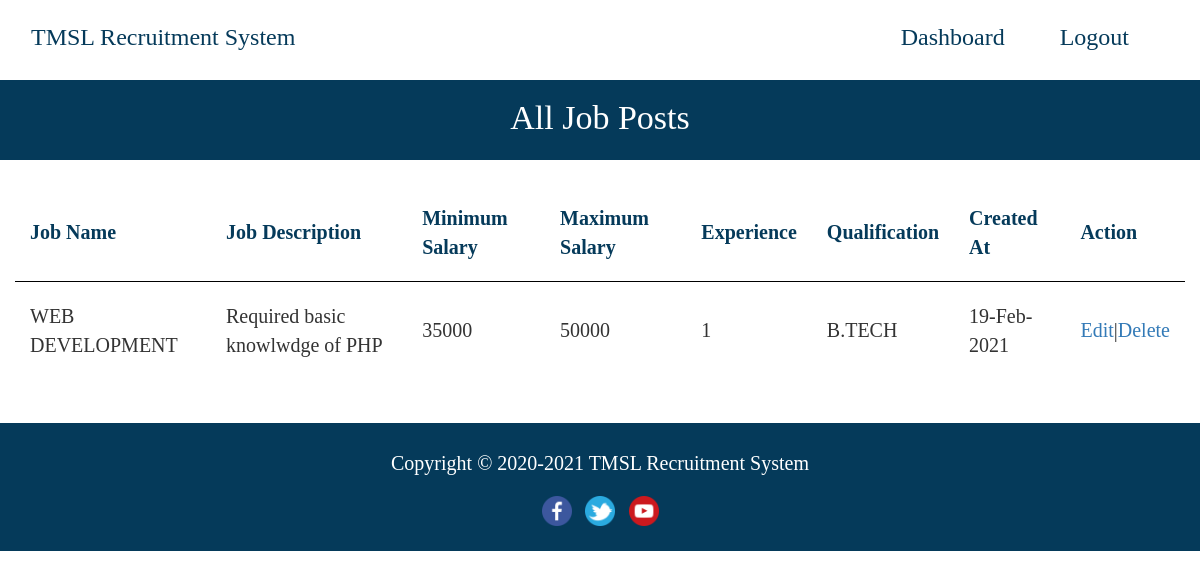
Screenshot of /company/view-job-post.php (signed in) with the database file from the repository.
### tables this page shows
CREATE TABLE `job_post` (
  `id_jobpost` int(11) NOT NULL,
  `id_company` int(11) NOT NULL,
  `jobtitle` varchar(255) NOT NULL,
  `description` text NOT NULL,
  `minimumsalary` varchar(255) NOT NULL,
  `maximumsalary` varchar(255) NOT NULL,
  `experience` varchar(255) NOT NULL,
  `qualification` varchar(255) NOT NULL,
  `createdAt` timestamp NOT NULL DEFAULT CURRENT_TIMESTAMP
);

### company/view-job-post.php (the view, shortened to what this page needs)
<?php
require_once("../db.php");
?>
<!DOCTYPE html>
<html lang="en">
  <head>
    <link rel="stylesheet" href="https://maxcdn.bootstrapcdn.com/bootstrap/3.3.7/css/bootstrap.min.css">
  </head>
  <body>
   <font face="calibri">
    <section>
    <div class="container">
      <div class="row">
        <header>
          <nav class="navbar navbar-default" style="margin-bottom: 0; height: 80px; background-color: white; border-color: transparent;">
            <div class="container-fluid">
              <div class="navbar-header">
                <a class="navbar-brand" style="font-size: 24px; color: #053a5a; line-height: 42px;" href="../index.php">TMSL Recruitment System</a>
              </div>
              <div class="collapse navbar-collapse" id="bs-example-navbar-collapse-1">
                <ul class="nav navbar-nav navbar-right">
                  <li style="padding-right: 25px;"><a href="dashboard.php" style="font-size: 24px; color: #053a5a; line-height: 42px;">Dashboard</a></li>
                  <li style="padding-right: 25px;"><a href="../logout.php" style="font-size: 24px; color: #053a5a; line-height: 42px;">Logout</a></li>
                </ul>
              </div>
            </div>
          </nav>
        </header>
      </div>
    </div>
  </section>
  <div style="background-color: #053a5a; height: 80px;">
    <p style="font-size: 34px; color: white; text-align: center; line-height: 75px;">All Job Posts</p>
  </div>
  <br>
  <br>
    <div class="container">
      <div class="row" align="center">
            <table style="width: 100%;">
              <thead align="center">
                <th style="font-size: 20px; color: #053a5a; padding-right: 15px; padding-left: 15px;">Job Name</th>
                <th style="font-size: 20px; color: #053a5a; padding-right: 15px; padding-left: 15px;">Job Description</th>
                <th style="font-size: 20px; color: #053a5a; padding-right: 15px; padding-left: 15px;">Minimum Salary</th>
                <th style="font-size: 20px; color: #053a5a; padding-right: 15px; padding-left: 15px;">Maximum Salary</th>
                <th style="font-size: 20px; color: #053a5a; padding-right: 15px; padding-left: 15px;">Experience</th>
                <th style="font-size: 20px; color: #053a5a; padding-right: 15px; padding-left: 15px;">Qualification</th>
                <th style="font-size: 20px; color: #053a5a; padding-right: 15px; padding-left: 15px;">Created At</th>
                <th style="font-size: 20px; color: #053a5a; padding-right: 15px; padding-left: 15px;">Action</th>
              </thead>
              <tr>
                <td colspan="8"><hr style="border-color: black;"></td>
              </tr>
              <tbody>
                <?php
                  $sql = "SELECT * FROM job_post WHERE id_company='$_SESSION[id_user]'";
                  $result = $conn->query($sql);
                  if($result->num_rows > 0) {
                    while($row = $result->fetch_assoc())
                    {
                     ?>
                      <tr>
                        <td style="font-size: 20px; padding-right: 15px; padding-left: 15px;"><?php echo $row['jobtitle']; ?></td>
                        <td style="font-size: 20px; padding-right: 15px; padding-left: 15px;"><?php echo $row['description']; ?></td>
                        <td style="font-size: 20px; padding-right: 15px; padding-left: 15px;"><?php echo $row['minimumsalary']; ?></td>
                        <td style="font-size: 20px; padding-right: 15px; padding-left: 15px;"><?php echo $row['maximumsalary']; ?></td>
                        <td style="font-size: 20px; padding-right: 15px; padding-left: 15px;"><?php echo $row['experience']; ?></td>
                        <td style="font-size: 20px; padding-right: 15px; padding-left: 15px;"><?php echo $row['qualification']; ?></td>
                        <td style="font-size: 20px; padding-right: 15px; padding-left: 15px;"><?php echo date("d-M-Y", strtotime($row['createdAt'])); ?></td>
                        <td style="font-size: 20px; padding-right: 15px; padding-left: 15px;"><a href="edit-job-post.php?id=<?php echo $row['id_jobpost']; ?>">Edit</a>|<a href="delete-job-post.php?id=<?php echo $row['id_jobpost']; ?>">Delete</a></td>
                      </tr>
                      <tr>
                        <td colspan="8"><br></td>
                      </tr>
                     <?php
                    }
                  }
                ?>
              </tbody>
            </table>
          </div>
        </div>
    <br><br>
            <footer id="footer" style="background-color: #053a5a; height: 80px;">
    <p style="color:white; font-size: 20px; line-height: 80px; text-align: center;">
    Copyright &copy; 2020-2021 <a href="index.php" style="color:white;">TMSL Recruitment System </a>
    </p>
    <div align="center" style="background-color: #053a5a; margin-top: -1.4%; height: 55px;">
    <a href="https://www.facebook.com/tigkolkata" target="_blank"><img src="../img/facebook.png" style="width: 30px; height: 30px; margin-left: 5px; margin-right: 5px;" /></a>
    <a href="https://twitter.com/tiukolkata" target="_blank"><img src="../img/twitter.png" style="width: 30px; height: 30px; margin-left: 5px; margin-right: 5px;" /></a>
    <a href="https://www.youtube.com/user/technoindiagroup" target="_blank"><img src="../img/youtube.png" style="width: 30px; height: 30px; margin-left: 5px; margin-right: 5px;" /></a>
    </div>
  </footer>
  </body>
</html>

### rows the page displays
job_post: jobtitle "WEB DEVELOPMENT", description "Required basic knowlwdge of PHP", minimumsalary "35000", maximumsalary "50000", experience "1", qualification "B.TECH", createdAt "19-Feb-2021"
